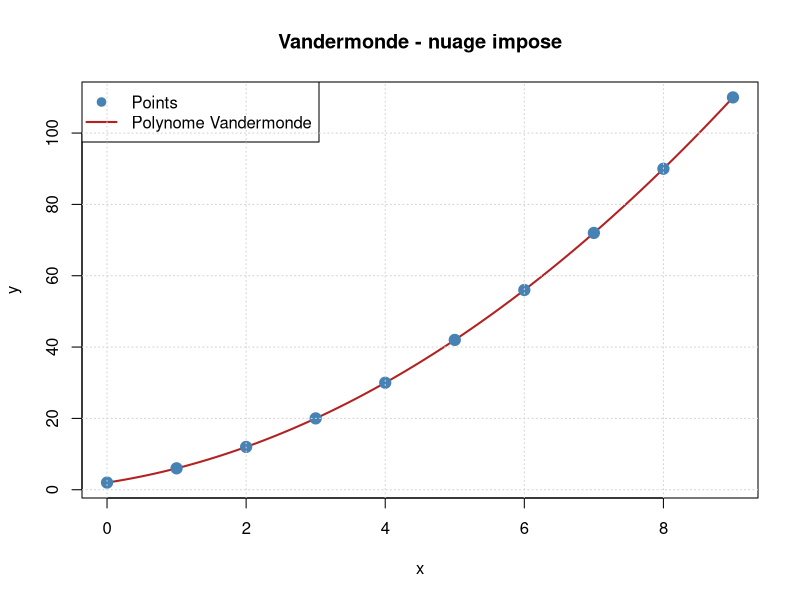

The R script that drew this image:

# Exercice 2 - Question 1 & 2 : 

generer_nuage <- function(n, a, b, c, d) {
  if (b - a < n) stop("Intervalle [a,b] trop petit.")
  x <- sort(sample(a:b, n + 1))
  y <- sample(c:d, n + 1, replace = TRUE)
  plot(x, y, pch = 19, col = "steelblue", cex = 1.5,
       main = paste0("Nuage de points Delta (n = ", n, ")"),
       xlab = "x", ylab = "y",
       xlim = c(a-1, b+1), ylim = c(c-2, d+2))
  grid()
  return(data.frame(x = x, y = y))
}

vandermonde <- function(x) {
  n <- length(x)
  V <- matrix(0, nrow = n, ncol = n)
  for (j in 1:n) V[, j] <- x^(j - 1)
  return(V)
}

coeff_vandermonde <- function(x, y) {
  round(solve(vandermonde(x), y), 2)
}

eval_poly <- function(a, x_val) {
  sapply(x_val, function(xv) sum(a * xv^(0:(length(a)-1))))
}

plot_vandermonde <- function(x, y, titre = "Interpolation de Vandermonde") {
  V <- vandermonde(x)
  cat("Matrice de Vandermonde (n =", length(x)-1, ")\n")
  print(round(V, 2))
  cat("Conditionnement :", round(kappa(V), 2), "\n")

  a <- tryCatch(coeff_vandermonde(x, y), error = function(e) {
    cat("Matrice numeriquement singuliere\n")
    return(NULL)
  })

  if (!is.null(a)) {
    cat("Coefficients [a0, ..., an] :\n")
    print(a)
    x_dense <- seq(min(x), max(x), length.out = 500)
    y_poly  <- eval_poly(a, x_dense)
    plot(x_dense, y_poly, type = "l", col = "firebrick", lwd = 2,
         main = titre, xlab = "x", ylab = "y",
         ylim = range(c(y, y_poly)))
    points(x, y, pch = 19, col = "steelblue", cex = 1.5)
    legend("topleft", legend = c("Points", "Polynome Vandermonde"),
           col = c("steelblue","firebrick"), pch = c(19,NA), lty = c(NA,1), lwd = 2)
    grid()
  }
}

# Application n = 9, 19, 29
set.seed(2026)
x9  <- sort(sample(0:60, 10)) ; y9  <- sample(-50:100, 10, replace = TRUE)
x19 <- sort(sample(0:60, 20)) ; y19 <- sample(-50:100, 20, replace = TRUE)
x29 <- sort(sample(0:60, 30)) ; y29 <- sample(-50:100, 30, replace = TRUE)

plot_vandermonde(x9,  y9,  "Vandermonde - n = 9")
plot_vandermonde(x19, y19, "Vandermonde - n = 19")
plot_vandermonde(x29, y29, "Vandermonde - n = 29")

# Application au nuage impose
x_data <- 0:9
y_data <- c(2, 6, 12, 20, 30, 42, 56, 72, 90, 110)
plot_vandermonde(x_data, y_data, "Vandermonde - nuage impose")
